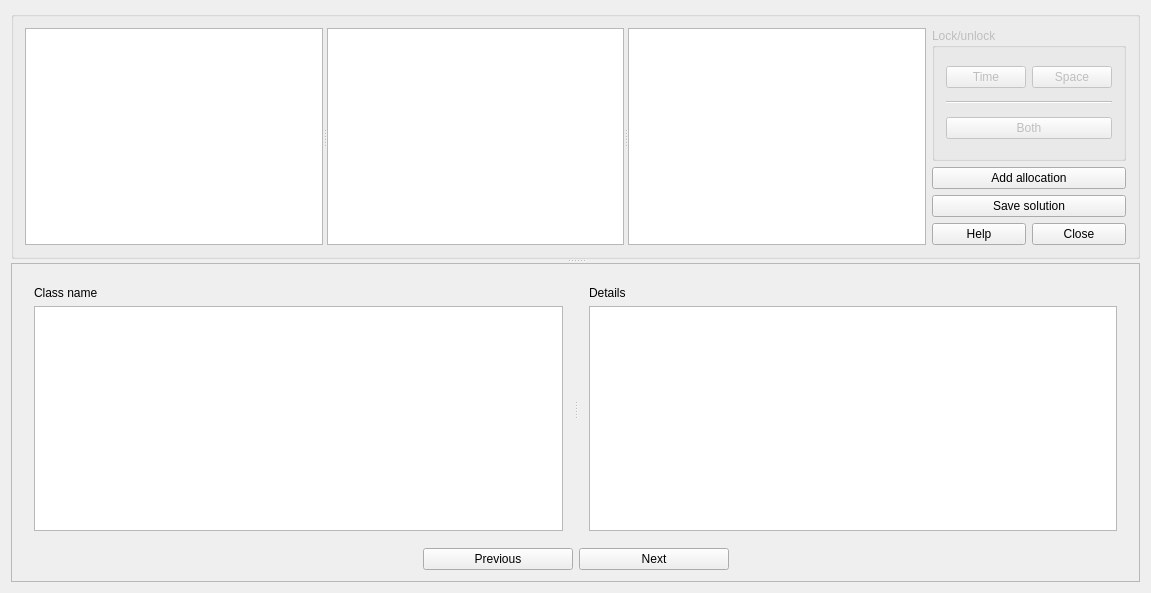
<?xml version="1.0" encoding="UTF-8"?>
<ui version="4.0">
 <class>TimetableViewStudentsForm_template</class>
 <widget class="QDialog" name="TimetableViewStudentsForm_template">
  <property name="geometry">
   <rect>
    <x>0</x>
    <y>0</y>
    <width>1151</width>
    <height>593</height>
   </rect>
  </property>
  <property name="windowTitle">
   <string extracomment="Title of dialog">View students timetable</string>
  </property>
  <layout class="QGridLayout" name="gridLayout_4">
   <item row="0" column="0">
    <widget class="QSplitter" name="horizontalSplitter">
     <property name="orientation">
      <enum>Qt::Vertical</enum>
     </property>
     <widget class="QGroupBox" name="groupBox_2">
      <property name="title">
       <string/>
      </property>
      <layout class="QGridLayout" name="gridLayout_3">
       <item row="0" column="0" rowspan="2">
        <widget class="QSplitter" name="verticalStudentsListSplitter">
         <property name="orientation">
          <enum>Qt::Horizontal</enum>
         </property>
         <widget class="QListWidget" name="yearsListWidget"/>
         <widget class="QListWidget" name="groupsListWidget"/>
         <widget class="QListWidget" name="subgroupsListWidget"/>
        </widget>
       </item>
       <item row="0" column="1">
        <widget class="QGroupBox" name="lockGroupBox">
         <property name="enabled">
          <bool>false</bool>
         </property>
         <property name="title">
          <string extracomment="This is a group box for locking/unlocking buttons">Lock/unlock</string>
         </property>
         <layout class="QGridLayout" name="gridLayout">
          <item row="0" column="0">
           <layout class="QHBoxLayout" name="horizontalLayout_3">
            <item>
             <widget class="QPushButton" name="lockTimePushButton">
              <property name="text">
               <string extracomment="This is a button in a timetable view dialog (There are 3 buttons in total, user can toggle locked/unlocked time, space or both).">Time</string>
              </property>
             </widget>
            </item>
            <item>
             <widget class="QPushButton" name="lockSpacePushButton">
              <property name="text">
               <string extracomment="This is a button in a timetable view dialog (There are 3 buttons in total, user can toggle locked/unlocked time, space or both).">Space</string>
              </property>
             </widget>
            </item>
           </layout>
          </item>
          <item row="2" column="0">
           <widget class="QPushButton" name="lockTimeSpacePushButton">
            <property name="text">
             <string extracomment="This is a button in a timetable view dialog (There are 3 buttons in total, user can toggle locked/unlocked time, space or both).">Both</string>
            </property>
            <property name="shortcut">
             <string/>
            </property>
           </widget>
          </item>
          <item row="1" column="0">
           <widget class="Line" name="line">
            <property name="orientation">
             <enum>Qt::Horizontal</enum>
            </property>
           </widget>
          </item>
         </layout>
        </widget>
       </item>
       <item row="1" column="1">
        <layout class="QGridLayout" name="gridLayout_2">
         <item row="0" column="0" colspan="2">
          <widget class="QPushButton" name="addPushButton">
           <property name="enabled">
            <bool>true</bool>
           </property>
           <property name="text">
            <string extracomment="This is a button in a timetable view dialog (There are 3 buttons in total, user can toggle locked/unlocked time, space or both).">Add allocation</string>
           </property>
           <property name="shortcut">
            <string/>
           </property>
          </widget>
         </item>
         <item row="1" column="0" colspan="2">
          <widget class="QPushButton" name="savePushButton">
           <property name="enabled">
            <bool>true</bool>
           </property>
           <property name="text">
            <string extracomment="This is a button in a timetable view dialog (There are 3 buttons in total, user can toggle locked/unlocked time, space or both).">Save solution</string>
           </property>
           <property name="shortcut">
            <string/>
           </property>
           <property name="flat">
            <bool>false</bool>
           </property>
          </widget>
         </item>
         <item row="2" column="0">
          <widget class="QPushButton" name="helpPushButton">
           <property name="text">
            <string>Help</string>
           </property>
          </widget>
         </item>
         <item row="2" column="1">
          <widget class="QPushButton" name="closePushButton">
           <property name="text">
            <string>Close</string>
           </property>
          </widget>
         </item>
        </layout>
       </item>
      </layout>
     </widget>
     <widget class="QFrame" name="frame">
      <property name="frameShape">
       <enum>QFrame::StyledPanel</enum>
      </property>
      <property name="frameShadow">
       <enum>QFrame::Raised</enum>
      </property>
      <layout class="QVBoxLayout" name="verticalLayout_3">
       <item>
        <widget class="QSplitter" name="verticalStudentsTableDetailsSplitter">
         <property name="orientation">
          <enum>Qt::Horizontal</enum>
         </property>
         <widget class="QWidget" name="layoutWidget2">
          <layout class="QVBoxLayout" name="verticalLayout">
           <item>
            <widget class="QLabel" name="classNameTextLabel">
             <property name="sizePolicy">
              <sizepolicy hsizetype="Minimum" vsizetype="Minimum">
               <horstretch>0</horstretch>
               <verstretch>0</verstretch>
              </sizepolicy>
             </property>
             <property name="text">
              <string>Class name</string>
             </property>
             <property name="wordWrap">
              <bool>true</bool>
             </property>
            </widget>
           </item>
           <item>
            <widget class="QTableWidget" name="studentsTimetableTable">
             <property name="sizePolicy">
              <sizepolicy hsizetype="Expanding" vsizetype="Expanding">
               <horstretch>0</horstretch>
               <verstretch>0</verstretch>
              </sizepolicy>
             </property>
            </widget>
           </item>
          </layout>
         </widget>
         <widget class="QWidget" name="layoutWidget3">
          <layout class="QVBoxLayout" name="verticalLayout_2">
           <item>
            <widget class="QLabel" name="detailsTextLabel">
             <property name="sizePolicy">
              <sizepolicy hsizetype="Preferred" vsizetype="Preferred">
               <horstretch>0</horstretch>
               <verstretch>0</verstretch>
              </sizepolicy>
             </property>
             <property name="text">
              <string>Details</string>
             </property>
             <property name="wordWrap">
              <bool>false</bool>
             </property>
            </widget>
           </item>
           <item>
            <widget class="QPlainTextEdit" name="detailsTextEdit"/>
           </item>
          </layout>
         </widget>
        </widget>
       </item>
       <item>
        <layout class="QHBoxLayout" name="horizontalLayout_4">
         <item>
          <spacer name="horizontalSpacer">
           <property name="orientation">
            <enum>Qt::Horizontal</enum>
           </property>
           <property name="sizeHint" stdset="0">
            <size>
             <width>40</width>
             <height>20</height>
            </size>
           </property>
          </spacer>
         </item>
         <item>
          <widget class="QPushButton" name="previousPushButton">
           <property name="minimumSize">
            <size>
             <width>150</width>
             <height>0</height>
            </size>
           </property>
           <property name="maximumSize">
            <size>
             <width>500</width>
             <height>16777215</height>
            </size>
           </property>
           <property name="text">
            <string>Previous</string>
           </property>
          </widget>
         </item>
         <item>
          <widget class="QPushButton" name="nextPushButton">
           <property name="minimumSize">
            <size>
             <width>150</width>
             <height>0</height>
            </size>
           </property>
           <property name="maximumSize">
            <size>
             <width>500</width>
             <height>16777215</height>
            </size>
           </property>
           <property name="text">
            <string>Next</string>
           </property>
          </widget>
         </item>
         <item>
          <spacer name="horizontalSpacer_2">
           <property name="orientation">
            <enum>Qt::Horizontal</enum>
           </property>
           <property name="sizeHint" stdset="0">
            <size>
             <width>40</width>
             <height>20</height>
            </size>
           </property>
          </spacer>
         </item>
        </layout>
       </item>
      </layout>
     </widget>
    </widget>
   </item>
  </layout>
 </widget>
 <layoutdefault spacing="6" margin="11"/>
 <resources/>
 <connections/>
</ui>
